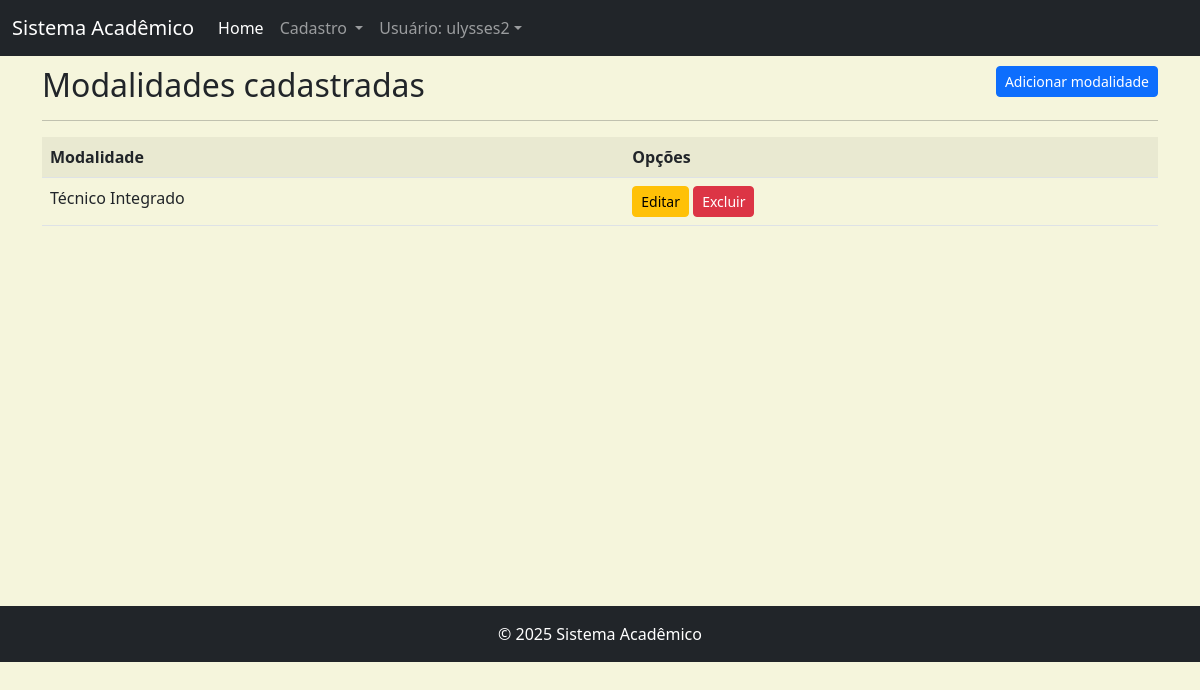
Page /listar/modalidade/ (signed in) on the earlier database version.
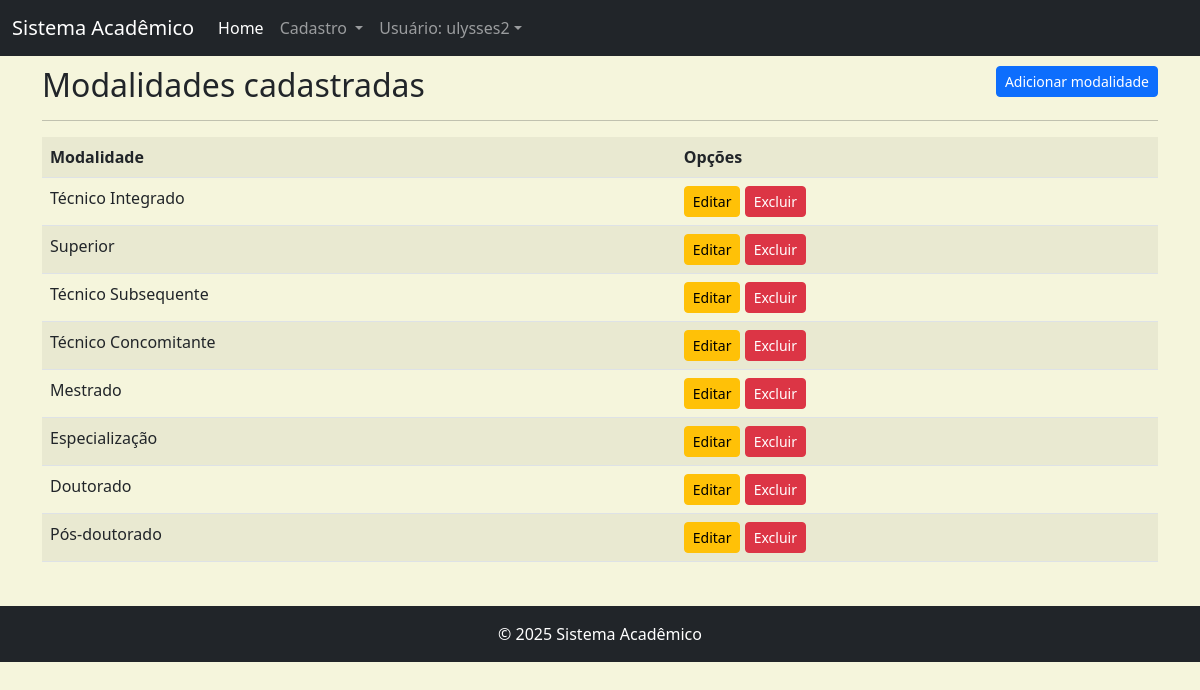
Same page on the later database version.
### cadastros/models.py (models this page shows, shortened)
class Modalidade(models.Model):
    nome = models.CharField(max_length=50)

### cadastros/views.py (the view)
class ModalidadeList(LoginRequiredMixin, ListView):
    model = Modalidade
    template_name = 'cadastros/lista/modalidade.html'
    login_url = reverse_lazy('login')

### cadastros/templates/cadastros/lista/modalidade.html (shortened to what this page needs)
{% extends 'paginas/base.html' %}
{% load static %}
{% block conteudo %}
<h2>Modalidades cadastradas
    <a href="{% url 'cadastrar-modalidade' %}"
    class="btn btn-primary btn-sm float-end">
        Adicionar modalidade
    </a>
</h2>
<hr>
<div class="table-responsive">
    <table class="table table-striped">
        <tr>
            <th>Modalidade</th>
            <th>Opções</th>
        </tr>
        {% for modalidade in object_list %}
        <tr>
            <td>{{ modalidade.nome }}</td>
            <td>
                <a href="{% url 'editar-modalidade' modalidade.pk %}"
                class="btn btn-warning btn-sm" title="Editar">
                    Editar
                </a>
                <a href="{% url 'excluir-modalidade' modalidade.pk %}"
                class="btn btn-danger btn-sm" title="Excluir">Excluir</a>
            </td>
        </tr>
        {% empty %}
        <tr>
            <td colspan="2">
                Nenhum campo registro.
            </td>
        </tr>
        {% endfor %}
    </table>
</div>
{% endblock %}

Differences in the rows shown:
added Modalidade: nome "Superior"
added Modalidade: nome "Técnico Subsequente"
added Modalidade: nome "Técnico Concomitante"
added Modalidade: nome "Mestrado"
added Modalidade: nome "Especialização"
added Modalidade: nome "Doutorado"
added Modalidade: nome "Pós-doutorado"
